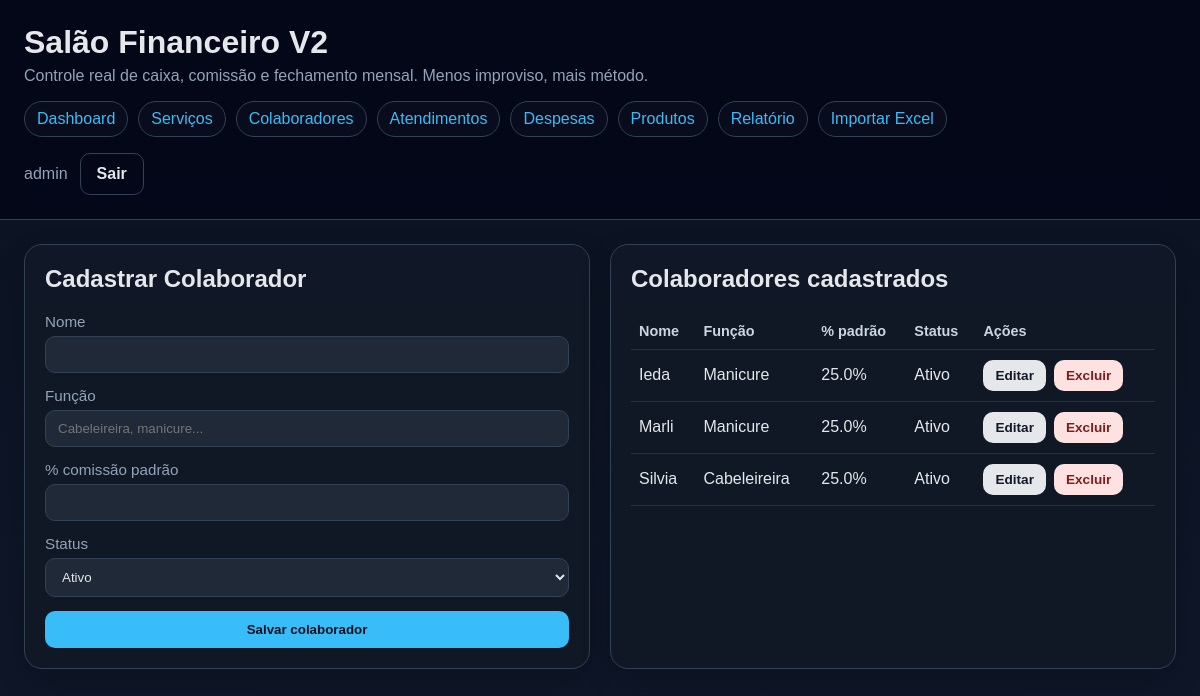
Screenshot of /collaborators (signed in) with the database file from the repository.
### app.py (models this page shows, shortened)
class User(db.Model):
    id = db.Column(db.Integer, primary_key=True)
    username = db.Column(db.String(80), nullable=False, unique=True)
    password_hash = db.Column(db.String(255), nullable=False)
    is_active = db.Column(db.Boolean, nullable=False, default=True)

class Collaborator(db.Model):
    id = db.Column(db.Integer, primary_key=True)
    name = db.Column(db.String(120), nullable=False)
    role = db.Column(db.String(80), nullable=False)
    default_commission_pct = db.Column(db.Float, nullable=False, default=0.0)
    status = db.Column(db.String(20), nullable=False, default="Ativo")
    attendances = db.relationship("Attendance", back_populates="collaborator")

### app.py (the view, shortened to what this page needs)
@app.route("/collaborators", methods=["GET", "POST"])
@login_required
def collaborators():
    editing_item = None
    edit_id = parse_int(request.args.get("edit"), 0)
    if edit_id:
        editing_item = Collaborator.query.get_or_404(edit_id)
    items = Collaborator.query.order_by(Collaborator.status.asc(), Collaborator.name.asc()).all()
    return render_template("collaborators.html", items=items, editing_item=editing_item, title="Colaboradores")

### app.py (called while the page is built)
def parse_int(value: str | int | None, default: int) -> int:
    try:
        return int(str(value).strip())
    except (TypeError, ValueError):
        return default

def get_current_user() -> User | None:
    user_id = session.get("user_id")
    if not user_id:
        return None
    return User.query.get(user_id)

def login_required(view_func):
    @wraps(view_func)
    def wrapped(*args, **kwargs):
        if not get_current_user():
            flash("Faça login para acessar o sistema.", "error")
            return redirect(url_for("login", next=request.path))
        return view_func(*args, **kwargs)
    return wrapped

@app.context_processor
def inject_globals() -> dict:
    today = date.today()
    return {
        "today": today,
        "current_year": today.year,
        "current_month": today.month,
        "month_names": MONTH_NAMES,
        "current_user": get_current_user(),
    }

### templates/collaborators.html (shortened to what this page needs)
{% extends "base.html" %}
{% block content %}
<section class="grid two-col">
  <article class="card">
    <div class="card-header">
      <h2>{{ "Editar Colaborador" if editing_item else "Cadastrar Colaborador" }}</h2>
    </div>
    <form method="post" class="form-grid">
      <label>Nome
        <input type="text" name="name" value="{{ editing_item.name if editing_item else '' }}" required>
      </label>
      <label>Função
        <input type="text" name="role" value="{{ editing_item.role if editing_item else '' }}" placeholder="Cabeleireira, manicure...">
      </label>
      <label>% comissão padrão
        <input type="number" step="0.01" min="0" max="100" name="default_commission_pct" value="{{ editing_item.default_commission_pct if editing_item else '' }}" required>
      </label>
      <label>Status
        <select name="status">
          <option value="Ativo" {% if not editing_item or editing_item.status == "Ativo" %}selected{% endif %}>Ativo</option>
        </select>
      </label>
      <button type="submit">{{ "Atualizar colaborador" if editing_item else "Salvar colaborador" }}</button>
    </form>
  </article>
  <article class="card">
    <h2>Colaboradores cadastrados</h2>
    <div class="table-wrap">
      <table>
        <thead>
          <tr>
            <th>Nome</th>
            <th>Função</th>
            <th>% padrão</th>
            <th>Status</th>
            <th>Ações</th>
          </tr>
        </thead>
        <tbody>
          {% for item in items %}
            <tr>
              <td>{{ item.name }}</td>
              <td>{{ item.role }}</td>
              <td>{{ item.default_commission_pct }}%</td>
              <td>{{ item.status }}</td>
              <td>
                <div class="row-actions">
                  <a class="button small secondary" href="{{ url_for('collaborators', edit=item.id) }}">Editar</a>
                  <form method="post" action="{{ url_for('collaborator_delete', item_id=item.id) }}" onsubmit="return confirm('Excluir este colaborador?');">
                    <button type="submit" class="button small danger">Excluir</button>
                  </form>
                </div>
              </td>
            </tr>
          {% else %}
            <tr><td colspan="5">Nenhum colaborador cadastrado.</td></tr>
          {% endfor %}
        </tbody>
      </table>
    </div>
  </article>
</section>
{% endblock %}

### templates/base.html (shortened to what this page needs)
<!DOCTYPE html>
<html lang="pt-BR">
<head>
  <link rel="stylesheet" href="{{ url_for('static', filename='style.css') }}">
</head>
<body>
  {% if current_user %}
  <header class="topbar">
    <div class="brand">
      <h1>Salão Financeiro V2</h1>
      <p>Controle real de caixa, comissão e fechamento mensal. Menos improviso, mais método.</p>
    </div>
    <nav class="nav">
      <a href="{{ url_for('index') }}">Dashboard</a>
      <a href="{{ url_for('services') }}">Serviços</a>
      <a href="{{ url_for('collaborators') }}">Colaboradores</a>
      <a href="{{ url_for('attendances') }}">Atendimentos</a>
      <a href="{{ url_for('expenses') }}">Despesas</a>
      <a href="{{ url_for('products') }}">Produtos</a>
      <a href="{{ url_for('report') }}">Relatório</a>
      <a href="{{ url_for('import_excel') }}">Importar Excel</a>
    </nav>
    <div class="user-chip">
      <span>{{ current_user.username }}</span>
      <a class="button ghost" href="{{ url_for('logout') }}">Sair</a>
    </div>
  </header>
  {% endif %}
  <main class="container {% if not current_user %}container-auth{% endif %}">
    {% block content %}{% endblock %}
  </main>
</body>
</html>

### static/style.css (style rules this page uses)
:root { --bg:#0f172a; --panel:#111827; --panel-2:#1f2937; --line:#334155; --line-soft:rgba(148,163,184,.18); --text:#e5e7eb; --muted:#94a3b8; --good:#22c55e; --bad:#ef4444; --accent:#38bdf8; --accent-2:#e5e7eb; }
* { box-sizing:border-box }
body { margin:0; font-family:Arial, Helvetica, sans-serif; background:linear-gradient(180deg, #0b1220 0%, #0f172a 100%); color:var(--text); min-height:100vh; }
a { color:var(--accent); text-decoration:none }
.topbar { padding:24px; border-bottom:1px solid var(--line); background:rgba(2,6,23,.8); backdrop-filter: blur(10px); position:sticky; top:0; z-index:5; }
.brand h1 { margin:0 0 6px }
.brand p { margin:0; color:var(--muted) }
.nav { display:flex; gap:10px; flex-wrap:wrap; margin-top:16px; }
.nav a { padding:8px 12px; border:1px solid var(--line); border-radius:999px; background:rgba(255,255,255,.02); }
.user-chip { margin-top:16px; display:flex; align-items:center; gap:12px; color:var(--muted); }
.container { max-width:1320px; margin:0 auto; padding:24px; }
.grid { display:grid; gap:20px; }
.two-col { grid-template-columns:1fr 1fr; }
.card { background:rgba(17,24,39,.92); border:1px solid var(--line); border-radius:18px; padding:20px; box-shadow:0 12px 30px rgba(0,0,0,.2); }
.card h2, .card h3 { margin-top:0; }
.form-grid { display:grid; gap:14px; }
label { display:grid; gap:6px; color:var(--muted); font-size:.95rem; }
input, select, button { width:100%; padding:10px 12px; border-radius:10px; border:1px solid var(--line); background:var(--panel-2); color:var(--text); }
button, .button { display:inline-flex; align-items:center; justify-content:center; width:auto; cursor:pointer; background:var(--accent); color:#07111f; font-weight:700; border:none; padding:11px 16px; border-radius:10px; text-decoration:none; }
.button.secondary { background:var(--accent-2); color:#111827; }
.button.ghost { background:transparent; color:var(--text); border:1px solid var(--line); }
.button.small { padding:8px 12px; font-size:.85rem; }
.button.danger { background:#fee2e2; color:#7f1d1d; }
.table-wrap { overflow:auto; }
table { width:100%; border-collapse:collapse; }
th, td { padding:10px 8px; border-bottom:1px solid var(--line-soft); text-align:left; white-space:nowrap; }
th { color:#cbd5e1; font-size:.9rem; }
.card-header { display:flex; justify-content:space-between; gap:12px; align-items:center; }
.row-actions { display:flex; gap:8px; align-items:center; }
.row-actions form { margin:0 }

### rows the page displays
User: username "admin"
Collaborator: name "Ieda", role "Manicure", default_commission_pct "25.0", status "Ativo"
Collaborator: name "Marli", role "Manicure", default_commission_pct "25.0", status "Ativo"
Collaborator: name "Silvia", role "Cabeleireira", default_commission_pct "25.0", status "Ativo"

### other values shown
{{ "Editar Colaborador" if editing_item else "Cadastrar Colaborador" }} "Cadastrar Colaborador"
{{ "Atualizar colaborador" if editing_item else "Salvar colaborador" }} "Salvar colaborador"
